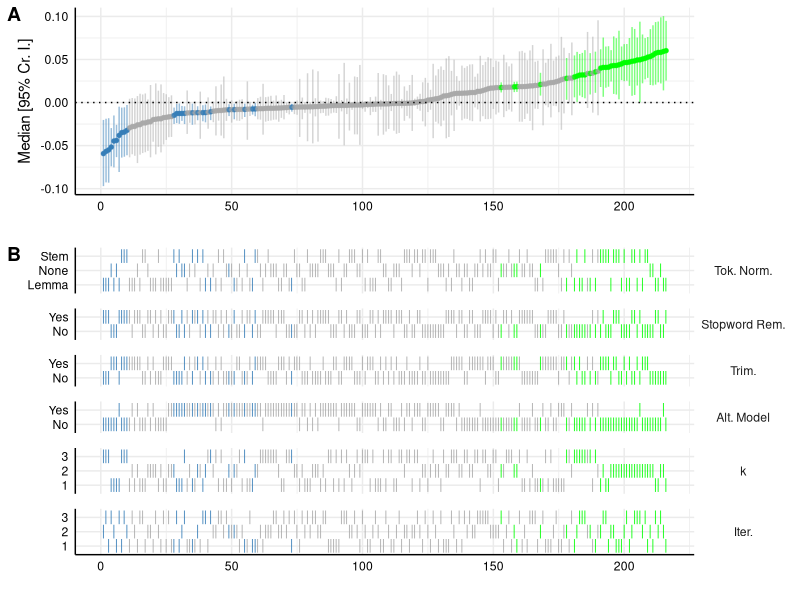
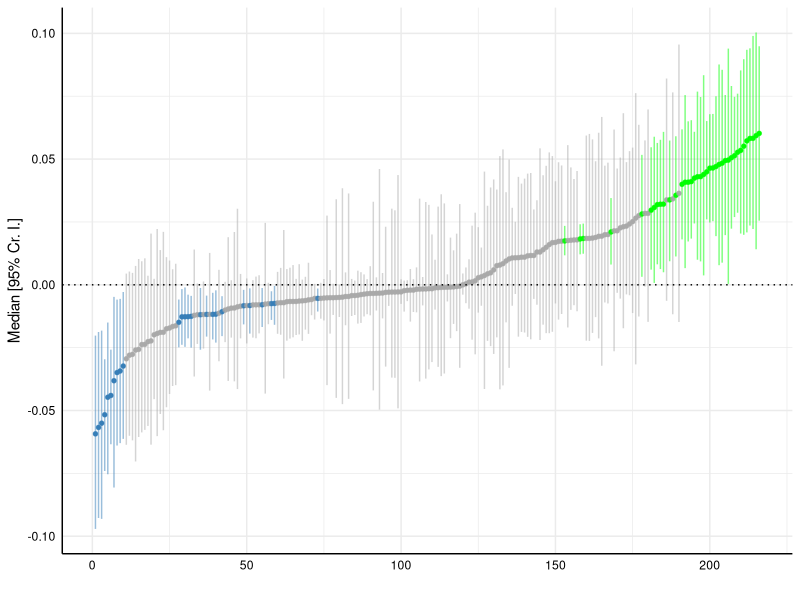
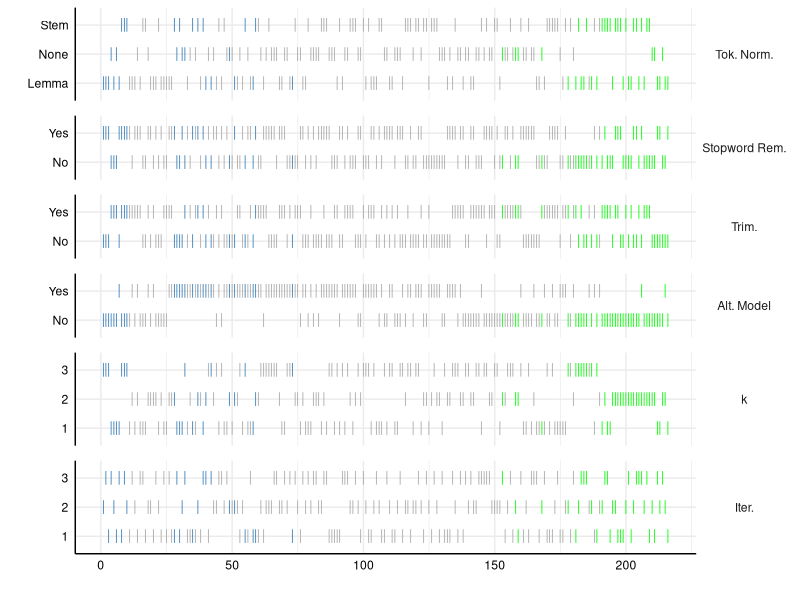

Here is the R script that generated these plots, in order:
library(here)
library(dplyr)
library(ggplot2)

library(cowplot)
# library("dplyr")
# library("ggplot2")
# library("here")
library(stringr)
library(tidyr)

results <- read.csv(here("results", "aggregated", "czymara", "1.csv"))

plot_a <- results |>
    arrange(Estimate) |>
    mutate(
        specifications = 1:nrow(results),
        color = case_when(
            Q2.5 > 0 ~ "green",
            Q97.5 < 0 ~ "#377eb8",
            is.na(Estimate) ~ "#e41a1c",
            TRUE ~ "darkgrey"
        )
    ) |>
    ggplot(aes(
        x = specifications,
        y = Estimate,
        ymin = Q2.5,
        ymax = Q97.5,
        color = color
    )) +
    geom_point(aes(color = color), size = 1) +
    theme_minimal() +
    scale_color_identity() +
    theme(
        strip.text = element_blank(),
        axis.line = element_line("black", linewidth = .5),
        legend.position = "none",
        panel.spacing = unit(0.75, "lines"),
        axis.text = element_text(colour = "black")
    ) +
    labs(x = "", y = "Median [95% Cr. I.]") +
    geom_pointrange(alpha = 0.5, size = 0.6, fatten = 1) +
    geom_hline(yintercept = 0, colour = "black", linetype = "dotted")

value <- key <- NULL
choices = c("Tok. Norm.", "Stopword Rem.", "Trim.", "Alt. Model", "k", "Iter.")

# Todo: Panel B of the entire plot still displays k and iteration settings as
# 1, 2, 3. I suppose that this should actually display the actual values used.
plot_b <- results |>
    arrange(Estimate) |>
    mutate(
        specifications = 1:nrow(results),
        color = case_when(
            Q2.5 > 0 ~ "green",
            Q97.5 < 0 ~ "#377eb8",
            is.na(Estimate) ~ "#e41a1c",
            TRUE ~ "darkgrey"
        )
    ) |>
    mutate(
        token_normalization = case_when(
            str_equal(token_normalization, "none") ~ "None",
            str_equal(token_normalization, "lemmatization") ~ "Lemma",
            str_equal(token_normalization, "stemming") ~ "Stem"
        ),
        stopword_removal = case_when(
            stopword_removal ~ "Yes",
            !stopword_removal ~ "No"
        ),
        trimming = case_when(
            trimming ~ "Yes",
            !trimming ~ "No"
        ),
        alternative_model = case_when(
            alternative_model ~ "Yes",
            !alternative_model ~ "No"
        )
    ) |>
    rename(
        "Tok. Norm." = token_normalization,
        "Stopword Rem." = stopword_removal,
        "Trim." = trimming,
        "Alt. Model" = alternative_model,
        "k" = k_setting,
        "Iter." = iteration_setting
    ) |>
    gather(key, value, all_of(choices)) |>
    mutate(key = factor(key, levels = choices)) |>
    ggplot(aes(x = specifications, y = value, color = color)) +
    geom_point(aes(x = specifications, y = value), shape = 124, size = 3.35) +
    scale_color_identity() +
    theme_minimal() +
    facet_grid(key ~ 1, scales = "free_y", space = "free_y") +
    theme(
        axis.line = element_line("black", linewidth = 0.5),
        legend.position = "none",
        panel.spacing = unit(0.75, "lines"),
        axis.text = element_text(colour = "black"),
        strip.text.x = element_blank(),
        strip.text.y = element_text(angle = 0)
    ) +
    labs(x = "", y = "")

plot <- plot_grid(
    plot_a,
    plot_b,
    labels = c("A", "B"),
    align = "v",
    axis = "rbl",
    rel_heights = c(2, 3),
    ncol = 1
)
